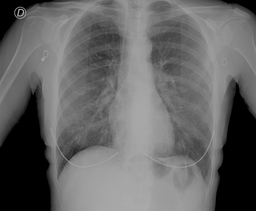
#> input picture ROI/Images/fourPositive.png, 256 x 211 px, shrunk from 982 x 809 before the run; its folder holds 3 pictures in this run
$ python roi.py   (older library calls are emulated)
#> lines starting #> are read from the running program, lines starting #| are printed output that depends on the picture
from PIL import Image, ImageOps
import numpy as np
from pathlib import Path
import matplotlib.pyplot as plt
import pickle
import time
import os

mod_path = Path(__file__).parent

input_dir = os.listdir((mod_path / "Images").resolve())
len_images = len(input_dir)
size = (50,50) #Size of the ROI

orderedList = [] #Array that holds the ROI grayscale values
covidList = [] #Whether the ROI is covid positive or negative

count = 1 #Whether to display or not


start_time = time.time()
for image in input_dir[0:len_images]:
    if image == '.DS_Store':
	    continue
    mod_path = Path(__file__).parent
    input_dir = (mod_path / "Images" / image).resolve() #Path of the covid image

    im = Image.open(str(input_dir))
#> im is the input picture: PIL image 256x211 RGBA; mean R, G, B, A 101.7, 101.7, 101.7, 255

    # im  = ImageOps.fit(im,(100,90),Image.ANTIALIAS) #This is done for testing purposes


    img = np.mean(im, axis=2) #Convert to grayscale
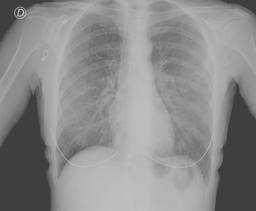
#> img: shape (211, 256) float64; min 63.75, max 197.2, mean 140
    plt.imshow(Image.fromarray(img),cmap = "gray")
    # plt.show()
    print(img.shape)
#| (211, 256)
    print("YOLO")


    xBias = 0
    yBias = 0

    while(xBias + size[0]<=img.shape[0] and yBias + size[1] <= img.shape[1]):
        crop_rectangle = (xBias,yBias,xBias + size[0],yBias + size[1])
        orderedList.append(np.mean(im.crop(crop_rectangle),axis = 2))
        # [8 lines of commented-out code are left out]
        if(xBias + size[0] == img.shape[0]):
            yBias +=1
            xBias = 0
        else:
            xBias+=1
#> after the loop, orderedList = 33534 items; xBias = 0; yBias = 207
#> pass 2 of the loop `for image in input_dir[0:len_images]:`:
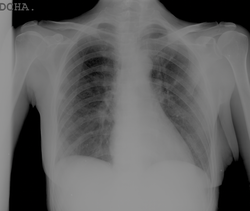
#> input picture ROI/Images/threePositive.png, 250 x 211 px, shrunk from 960 x 810 before the run
#> im is the input picture: PIL image 250x211 RGBA; mean R, G, B, A 96.3, 96.3, 96.3, 255
#> `img = np.mean(im, axis=2)`:
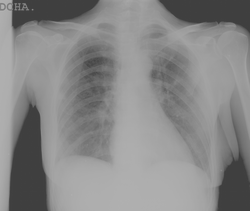
#> img: shape (211, 250) float64; min 63.75, max 180, mean 136
#| (211, 250)
#> after the loop `while(xBias + size[0]<=img.shape[0] and yBias + size[1] <= img.shape[1..`: orderedList = 66096 items; xBias = 0; yBias = 201
#> pass 3 of the loop `for image in input_dir[0:len_images]:`:
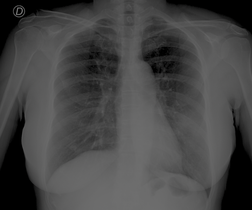
#> input picture ROI/Images/twoPositive.png, 252 x 210 px, shrunk from 965 x 806 before the run
#> im is the input picture: PIL image 252x210 RGBA; mean R, G, B, A 69, 69, 69, 255
#> `img = np.mean(im, axis=2)`:
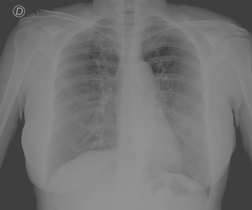
#> img: shape (210, 252) float64; min 63.75, max 150.8, mean 115.5
#| (210, 252)
#> (the run stopped early here; a loop or call above may not have finished)
